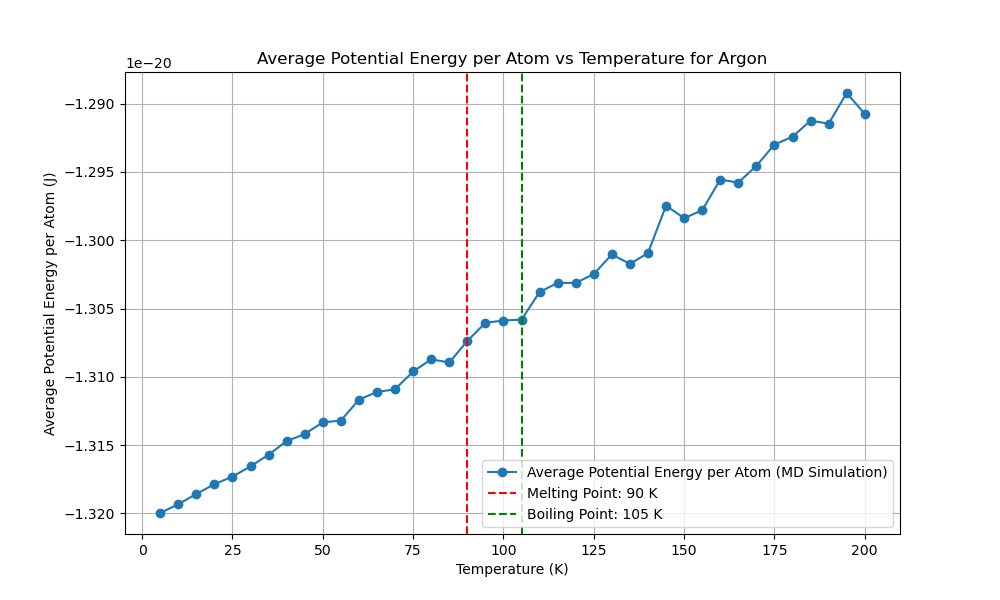

Here is the Python script that generated this plot:
import numpy as np
import matplotlib.pyplot as plt
from scipy.optimize import minimize
from multiprocessing import Pool
import time
from reportlab.lib.pagesizes import letter
from reportlab.pdfgen import canvas
from tqdm import tqdm
from numba import njit, prange
import logging
import os

# Get the directory of the current script
script_dir = os.path.dirname(os.path.abspath(__file__))
script_base_name = os.path.splitext(os.path.basename(__file__))[0]

# Set up logging with the script's base name and directory
log_file_path = os.path.join(script_dir, f'{script_base_name}.log')
logging.basicConfig(filename=log_file_path, 
            level=logging.INFO, format='%(asctime)s:%(levelname)s:%(message)s')

EPSILON = 1.654017502e-21  
SIGMA = 3.405e-10  
MASS = 6.63e-26  
K_B = 1.38e-23 

def create_fcc_lattice(a, n):
    """Create an FCC lattice."""
    base = np.array([[0, 0, 0],
                     [0.5, 0.5, 0], [0.5, 0, 0.5], [0, 0.5, 0.5]])
    positions = np.zeros((n**3 * 4, 3))
    index = 0
    for x in range(n):
        for y in range(n):
            for z in range(n):
                offset = np.array([x, y, z])
                for b in base:
                    positions[index] = (offset + b) * a
                    index += 1
    return positions

@njit
def lennard_jones(r2):
    """Calculate the Lennard-Jones potential and force."""
    r6 = (SIGMA ** 2 / r2) ** 3
    r12 = r6 ** 2
    potential = 4 * EPSILON * (r12 - r6)
    force = 24 * EPSILON * (2 * r12 - r6) / r2
    return potential, force

@njit
def apply_pbc(position, box_length):
    """Apply periodic boundary conditions."""
    return position - box_length * np.round(position / box_length)

@njit
def custom_norm(arr, axis=1):
    """Compute the norm along a specified axis."""
    if axis == 1:
        return np.sqrt(np.sum(arr**2, axis=1))
    elif axis == 0:
        return np.sqrt(np.sum(arr**2, axis=0))
    else:
        raise ValueError("Invalid axis")

@njit(parallel=True)
def compute_forces(positions, box_length):
    """Compute forces using Lennard-Jones potential with PBC."""
    N = len(positions)
    forces = np.zeros_like(positions)
    potential_energy = 0.0

    for i in prange(N):
        for j in range(i + 1, N):
            r_vec = apply_pbc(positions[i] - positions[j], box_length)
            r2 = np.dot(r_vec, r_vec)
            if r2 < (2.5 * SIGMA) ** 2:
                potential, force = lennard_jones(r2)
                f = force * r_vec
                forces[i] += f
                forces[j] -= f
                potential_energy += potential
                
    return forces, potential_energy

@njit
def velocity_verlet_adaptive(positions,
            velocities, forces, dt, box_length, max_force_threshold=1e-13):
    """Velocity-Verlet integration with adaptive time step."""
    new_positions = positions + velocities * dt + 0.5 * forces * dt**2 / MASS
    new_positions = apply_pbc(new_positions, box_length)
    new_forces, _ = compute_forces(new_positions, box_length)
    max_force = np.max(custom_norm(new_forces, axis=1))
    
    if max_force > max_force_threshold:
        dt = max(0.9 * dt * (max_force_threshold / max_force)**0.5, 1e-16)
    
    new_velocities = velocities + 0.5 * (forces + new_forces) * dt / MASS
    return new_positions, new_velocities, new_forces, dt

@njit
def standard_verlet_adaptive(positions,
    velocities, forces, dt, box_length, max_force_threshold=1e-13):
    """Standard Verlet integration with adaptive time step."""
    new_positions = positions + velocities * dt + 0.5 * forces * dt**2 / MASS
    new_positions = apply_pbc(new_positions, box_length)
    new_forces, _ = compute_forces(new_positions, box_length)
    max_force = np.max(custom_norm(new_forces, axis=1))

    if max_force > max_force_threshold:
        dt = max(0.9 * dt * (max_force_threshold / max_force)**0.5, 1e-16)

    new_velocities = velocities + new_forces * dt / MASS
    return new_positions, new_velocities, new_forces, dt

@njit
def leapfrog_verlet_adaptive(positions,
    velocities, forces, dt, box_length, max_force_threshold=1e-13):
    """Leapfrog Verlet integration with adaptive time step."""
    half_dt = 0.5 * dt
    velocities_half = velocities + forces * half_dt / MASS
    new_positions = positions + velocities_half * dt
    new_positions = apply_pbc(new_positions, box_length)
    new_forces, _ = compute_forces(new_positions, box_length)
    max_force = np.max(custom_norm(new_forces, axis=1))

    if max_force > max_force_threshold:
        dt = max(0.9 * dt * (max_force_threshold / max_force)**0.5, 1e-16)

    new_velocities = velocities_half + new_forces * half_dt / MASS
    return new_positions, new_velocities, new_forces, dt




def adaptive_equilibration(positions, velocities, forces, dt, box_length,
                           verlet_algorithm, initial_equilibration_window=10,
                           initial_threshold=5e-25, min_threshold=5e-27,
                           max_threshold=5e-21, max_steps=100):
    """Perform adaptive equilibration with dynamic threshold and window adjustment."""
    equilibration_steps = 0
    window_size = initial_equilibration_window
    recent_potential_energies = np.zeros(window_size)
    index = 0
    forces, _ = compute_forces(positions, box_length)
    threshold = initial_threshold
    equilibration_window = initial_equilibration_window
    
    with tqdm(total=equilibration_window, desc="Equilibration") as pbar:
        while equilibration_steps < max_steps:
            positions, velocities, forces, dt = verlet_algorithm(positions,
                velocities, forces, dt, box_length)
            _, potential_energy = compute_forces(positions, box_length)
            
            recent_potential_energies[index % window_size] = potential_energy # to Reduce Ram 
            index += 1
            
            if index >= window_size:
                mean_potential_energy = np.mean(recent_potential_energies)
                std_potential_energy = np.std(recent_potential_energies)
                logging.info(f"((len(recent_p_energies) > equiwindow)) STD: {std_potential_energy:.5e}, MEAN: {mean_potential_energy:.5e}")

                # Dynamically adjust the threshold based on the standard deviation
                if std_potential_energy > threshold:
                    threshold = min(threshold * 1.5, max_threshold)
                    new_window_size = min(int(window_size * 1.00), len(recent_potential_energies) * 1.0)
                    if new_window_size > window_size:
                        recent_potential_energies = np.resize(recent_potential_energies, new_window_size)
                        window_size = new_window_size
                    logging.info(f"((std_potential_energy > threshold)) threshold: {threshold:.5e}, MEAN: {mean_potential_energy:.5e}")
                else:
                    threshold = max(threshold * 0.6, min_threshold)
                    logging.info(f"((std_potential_energy < threshold)) threshold: {threshold:.5e}, MEAN: {mean_potential_energy:.5e}")

                if std_potential_energy < threshold and np.abs(potential_energy - mean_potential_energy) < threshold:
                    logging.info(f"Equilibration completed in {equilibration_steps} steps with dt={dt:.2e}")
                    break
                
                pbar.update(1)
            equilibration_steps += 1
            if equilibration_steps % 1000 == 0:
                logging.info(f"Step {equilibration_steps}: Potential Energy = {potential_energy:.5e}, dt = {dt:.2e}")
    
    return positions, velocities, forces, dt, equilibration_steps




def run_md_for_temperature(T, seed, verlet_algorithm,
                           dt, sampling_steps=60000):
    """Run MD simulation for a single temperature using the specified Verlet algorithm."""
    np.random.seed(seed)
    a = 5.26e-10  # Initial guess for the lattice parameter
    n = 3  # Number of unit cells in each dimension
    positions = create_fcc_lattice(a, n)
    box_length = n * a  # Length of the simulation box
    N = len(positions)
    
   
    velocities = np.random.randn(N, 3) * np.sqrt(K_B * 5 / MASS)
    forces, _ = compute_forces(positions, box_length)

    # Rescale velocities to the desired temperature
    current_temperature = np.sum(MASS * np.sum(velocities**2, axis=1)) / (3 * N * K_B)
    scale_factor = np.sqrt(T / current_temperature)
    velocities *= scale_factor

    # Adaptive equilibration
    positions, velocities, forces, dt, equilibration_steps = adaptive_equilibration(
        positions, velocities, forces,
        dt, box_length, verlet_algorithm)

    logging.info(f"Equilibration steps: {equilibration_steps}")

    print(f"Equilibration steps: {equilibration_steps}")

    potential_energy = 0
    initial_total_energy = 0
    count = 0
    total_energy_drift = 0

    with tqdm(total=sampling_steps, desc="Progress") as pbar:
        potential_energy = 0
        count = 0
        total_energy_drift = 0
        initial_total_energy = None
    
        for step in range(sampling_steps):
            positions, velocities, forces, dt = verlet_algorithm(
                positions, velocities, forces, dt, box_length
            )
            kinetic_energy = 0.5 * MASS * np.sum(velocities**2)
            _, potential_energy_step = compute_forces(positions, box_length)
            total_energy = kinetic_energy + potential_energy_step
            potential_energy += potential_energy_step
    
            if step == 0:
                initial_total_energy = total_energy
    
            total_energy_drift += abs(total_energy - initial_total_energy)
            count += 1
            pbar.update(1)
            if step % 1000 == 0:
                logging.info(f"Step {step}: Kinetic Energy = {kinetic_energy:.5e}, Potential Energy = {potential_energy_step:.5e}, Total Energy = {total_energy:.5e}")
        
        average_potential_energy = potential_energy / count / N  
        energy_drift = total_energy_drift / count
    
    return dt, average_potential_energy, energy_drift

def potential_energy_for_lattice(a):
    """Calculate potential energy for a given lattice parameter."""
    positions = create_fcc_lattice(a, 3)
    box_length = 3 * a
    _, potential_energy = compute_forces(positions, box_length)
    return potential_energy

def optimize_lattice_parameter():
    """Optimize the lattice parameter."""
    initial_guesses = np.linspace(5e-10, 6e-10, 1000)
    results = [minimize(potential_energy_for_lattice,
                        [guess], bounds=[(5e-10, 6e-10)]) for
               guess in initial_guesses]
    best_result = min(results, key=lambda x: x.fun)
    return best_result.x[0]

def test_time_steps(T, seed, verlet_algorithm,
                    time_steps, sampling_steps=60000):
    """Test different time steps."""
    with Pool(16) as pool:
        args = [(T, seed, verlet_algorithm,
                 dt, sampling_steps) for dt in time_steps]
        results = pool.starmap(run_md_for_temperature, args)
    return results

def run_preliminary_steps_parallel(temperatures, seeds,
                   verlet_algorithms, algorithm_names, 
               time_steps, preliminary_steps):
    """Run preliminary steps sequentially."""
    results = []
    for alg in verlet_algorithms:
        alg_results = []
        for T, seed, dt in zip(temperatures, seeds, time_steps):
            result = run_md_for_temperature(T, seed, alg,
                                            dt, preliminary_steps)
            alg_results.append(result)
        results.append(alg_results)
    
    potential_energies_per_algorithm = []
    energy_drifts_per_algorithm = []
    best_time_steps = []

    for i, alg_results in enumerate(results):
        if len(alg_results) == 0:
            print(f"No results for algorithm {algorithm_names[i]}")  
            logging.warning(f"No results for algorithm {algorithm_names[i]}")
            
            continue
        potential_energies = [res[1] for res in alg_results]
        energy_drifts = [res[2] for res in alg_results]
        best_time_step = time_steps[np.argmin([res[2] for res in alg_results])]
        
        potential_energies_per_algorithm.append(np.mean(potential_energies))
        energy_drifts_per_algorithm.append(np.mean(energy_drifts))
        best_time_steps.append(best_time_step)
    
    return potential_energies_per_algorithm, energy_drifts_per_algorithm, best_time_steps



def find_best_sampling_steps(T, seed, verlet_algorithm,
                time_step, sampling_step_range):
    """Find the best sampling steps."""
    results = []
    for sampling_steps in sampling_step_range:
        dt, potential_energy, energy_drift = run_md_for_temperature(T, seed,
                            verlet_algorithm, time_step, sampling_steps)
        results.append((sampling_steps, potential_energy, energy_drift))
    return results






def find_critical_boiling_melting_points(temperatures, potential_energies):
    # Compute the first and second derivatives
    first_derivative = np.gradient(potential_energies, temperatures)
    second_derivative = np.gradient(first_derivative, temperatures)
    
    # Critical point: maximum in the second derivative
    critical_point_index = np.argmax(second_derivative)
    critical_point = temperatures[critical_point_index]

    # Boiling point: second highest in the second derivative before the critical point
    pre_critical_second_derivative = second_derivative[:critical_point_index]
    boiling_point_index = np.argmax(pre_critical_second_derivative)
    boiling_point = temperatures[boiling_point_index]

    # Melting point: maximum in the first derivative before the boiling point
    pre_boiling_first_derivative = first_derivative[:boiling_point_index]
    melting_point_index = np.argmax(pre_boiling_first_derivative)
    melting_point = temperatures[melting_point_index]

    return melting_point, boiling_point, critical_point








def plot_potential_energy_vs_temperature(temperatures, potential_energies, melting_point, boiling_point, critical_point):
    plt.figure(figsize=(10, 6))
    plt.plot(temperatures, potential_energies, marker='o', linestyle='-', label='Average Potential Energy (MD Simulation)')
    plt.xlabel('Temperature (K)')
    plt.ylabel('Average Potential Energy (J)')
    plt.title('Average Potential Energy vs Temperature for Argon')

    if melting_point is not None:
        plt.axvline(melting_point, color='r', linestyle='--', label=f'Melting Point: {melting_point} K')
    if boiling_point is not None:
        plt.axvline(boiling_point, color='g', linestyle='--', label=f'Boiling Point: {boiling_point} K')
    if critical_point is not None:
        plt.axvline(critical_point, color='b', linestyle='--', label=f'Critical Point: {critical_point} K')
    
    plt.legend()
    plt.grid(True)
    plt.show()








def generate_pdf_report(melting_point, boiling_point, a_opt, temperatures, potential_energies, runtime, best_algorithm_name, best_time_step, reason):
    script_base_name = os.path.splitext(os.path.basename(__file__))[0]
    filename = os.path.join(script_dir, f"{script_base_name}.pdf")
    plot_filename = os.path.join(script_dir, f"{script_base_name}.png")

    c = canvas.Canvas(filename, pagesize=letter)
    width, height = letter

    c.drawString(50, height - 50, "Molecular Dynamics Simulation Report")
    c.drawString(50, height - 70, f"Optimized Lattice Parameter: {a_opt:.4e} m")
    if melting_point is not None:
        c.drawString(50, height - 90, f"Melting Point: {melting_point} K")
    if boiling_point is not None:
        c.drawString(50, height - 110, f"Boiling Point: {boiling_point} K")
    c.drawString(50, height - 130, f"Total Runtime: {runtime:.2f} seconds")
    c.drawString(50, height - 150, f"Best Verlet Algorithm: {best_algorithm_name}")
    c.drawString(50, height - 170, f"Best Time Step: {best_time_step:.2e} s")

    reason_text = f"Reason: {reason}"
    max_chars_per_line = 78
    wrapped_reason = "\n".join([reason_text[i:i + max_chars_per_line] for i in range(0, len(reason_text), max_chars_per_line)])
    for i, line in enumerate(wrapped_reason.split('\n')):
        c.drawString(50, height - 190 - i * 20, line)

    plt.figure(figsize=(10, 6))
    plt.plot(temperatures, potential_energies, marker='o', linestyle='-', label='Average Potential Energy per Atom (MD Simulation)')
    plt.xlabel('Temperature (K)')
    plt.ylabel('Average Potential Energy per Atom (J)')
    plt.title('Average Potential Energy per Atom vs Temperature for Argon')
    if melting_point is not None:
        plt.axvline(melting_point, color='r', linestyle='--', label=f'Melting Point: {melting_point} K')
    if boiling_point is not None:
        plt.axvline(boiling_point, color='g', linestyle='--', label=f'Boiling Point: {boiling_point} K')
    plt.legend()
    plt.grid(True)
    plt.savefig(plot_filename)
    plt.close()

    try:
        c.drawImage(plot_filename, 50, 200, width=500, height=300)
    except FileNotFoundError:
        logging.error(f"File {plot_filename} not found. Skipping image in the PDF report.")

    c.save()



def main():
    """Main function to run the MD simulation."""
    start_time = time.time()

    a_opt = optimize_lattice_parameter()
    print(f"Optimized lattice parameter: {a_opt}")
    logging.info(f"Optimized lattice parameter: {a_opt}")

    temperatures = np.arange(5, 205, 5)
    preliminary_temperatures = np.arange(5, 205, 50)

    time_steps = [1e-14
        # 1e-15, 5e-16, 1e-16, 5e-15
    ]

    seeds = np.random.randint(0, 10000, len(temperatures))
    preliminary_seeds = np.random.randint(0, 10000, len(preliminary_temperatures))

    verlet_algorithms = [
        velocity_verlet_adaptive,
        standard_verlet_adaptive,
        leapfrog_verlet_adaptive
    ]
    algorithm_names = [
        "Velocity-Verlet (Adaptive)",
        "Standard Verlet (Adaptive)",
        "Leapfrog Verlet (Adaptive)"
    ]

    preliminary_steps = 80
    potential_energies_per_algorithm, energy_drifts_per_algorithm, best_time_steps = run_preliminary_steps_parallel(
        preliminary_temperatures,
        preliminary_seeds,
        verlet_algorithms,
        algorithm_names, time_steps, preliminary_steps)

    if not potential_energies_per_algorithm or not energy_drifts_per_algorithm or not best_time_steps:
        print("Error: No valid preliminary results obtained.")
        logging.error("No valid preliminary results obtained.")
        return

    best_algorithm_index = np.argmin([pe + ed for pe, ed in zip(potential_energies_per_algorithm, energy_drifts_per_algorithm)])
    best_verlet_algorithm = verlet_algorithms[best_algorithm_index]
    best_algorithm_name = algorithm_names[best_algorithm_index]
    best_time_step = best_time_steps[best_algorithm_index]
    reason = (f"Lowest average potential energy ({potential_energies_per_algorithm[best_algorithm_index]:.2e} J) "
              f"and minimal energy drift ({energy_drifts_per_algorithm[best_algorithm_index]:.2e} J) "
              f"during preliminary simulation.")
    print(f"Best Verlet algorithm: {best_algorithm_name}")
    print(f"Best time step: {best_time_step}")

    sampling_step_range = [200,300,500,600
        # 20000, 40000, 60000, 80000
        ]
    
    # Collect results for all preliminary temperatures
    sampling_results = []
    for T, seed in zip(preliminary_temperatures, preliminary_seeds):
        results = find_best_sampling_steps(T, seed, best_verlet_algorithm, best_time_step, sampling_step_range)
        sampling_results.append(results)

    # Calculate the average potential energy and energy drift for each sampling step
    average_results = {}
    for results in sampling_results:
        for sampling_steps, potential_energy, energy_drift in results:
            if sampling_steps not in average_results:
                average_results[sampling_steps] = {'potential_energy': [], 'energy_drift': []}
            average_results[sampling_steps]['potential_energy'].append(potential_energy)
            average_results[sampling_steps]['energy_drift'].append(energy_drift)

    # Compute averages and normalize them
    max_ape = 0
    max_aed = 0
    for sampling_steps in average_results:
        average_results[sampling_steps]['average_potential_energy'] = np.mean(average_results[sampling_steps]['potential_energy'])
        average_results[sampling_steps]['average_energy_drift'] = np.mean(average_results[sampling_steps]['energy_drift'])
        max_ape = max(max_ape, average_results[sampling_steps]['average_potential_energy'])
        max_aed = max(max_aed, average_results[sampling_steps]['average_energy_drift'])

    # Calculate the combined score
    w_ape = 0.5
    w_aed = 0.5
    for sampling_steps in average_results:
        normalized_ape = average_results[sampling_steps]['average_potential_energy'] / max_ape
        normalized_aed = average_results[sampling_steps]['average_energy_drift'] / max_aed
        average_results[sampling_steps]['score'] = w_ape * normalized_ape + w_aed * normalized_aed

    # Choose the best sampling step based on the minimum score
    best_sampling_steps = min(average_results.items(), key=lambda x: x[1]['score'])[0]
    print(f"Best sampling steps: {best_sampling_steps}")
    logging.info(f"Best sampling steps: {best_sampling_steps}")

    with Pool(16) as pool:
        results = pool.starmap(run_md_for_temperature, [(T, seed, best_verlet_algorithm, best_time_step, best_sampling_steps) for T, seed in zip(temperatures, seeds)])

    dts, potential_energies, energy_drifts = zip(*results)

    end_time = time.time()
    runtime = end_time - start_time
    print(f"Runtime: {runtime:.2f} seconds")

    melting_point, boiling_point, critical_point = find_critical_boiling_melting_points(temperatures, potential_energies)

    logging.info(f"Detected Melting Point: {melting_point} K")
    logging.info(f"Detected Boiling Point: {boiling_point} K")
    logging.info(f"Detected Critical Point: {critical_point} K")

    plot_potential_energy_vs_temperature(temperatures, potential_energies, melting_point, boiling_point, critical_point)

    generate_pdf_report(melting_point, boiling_point, a_opt, temperatures, potential_energies, runtime, best_algorithm_name, best_time_step, reason)



if __name__ == "__main__":
    main()
